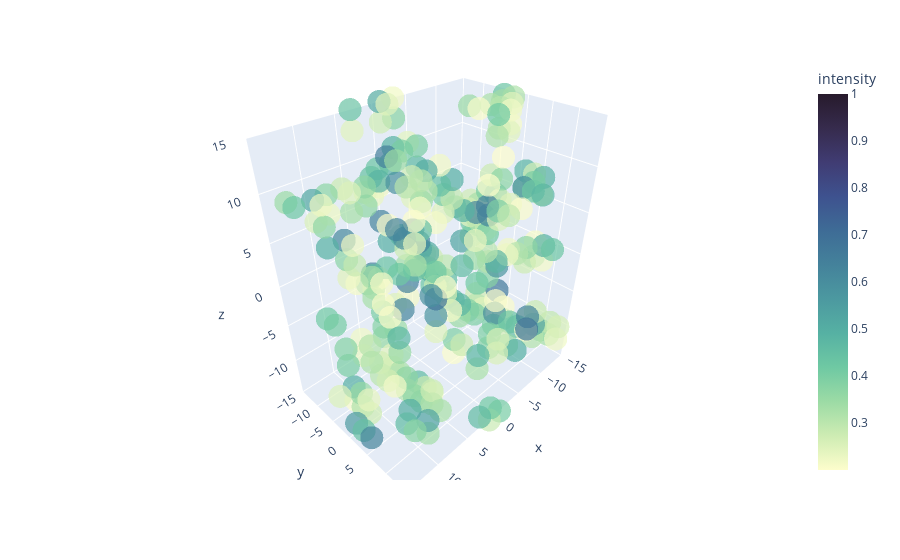

Notebook cell for this chart:
### Code cell
field_dict = make_fields(myprotein_dict[0], channels = [chan], bin_size=1.0,num_bins=30, ligand=True, ligand_dict=myprotein_dict[1])

from cnns4qspr import visualizer
plottable=plot_field_test(field_dict[chan],num_bins=30, show=False)
plottable.show()

### Figure 1 — Plotly figure (JSON) as saved in the notebook; plotly's stock layout.template omitted (floating-point values rounded to 4 significant figures; data arrays with more than 128 entries replaced by an {"elided": "..."} marker saying what was removed)
{"data": [{"hovertemplate": "x=%{x}<br>y=%{y}<br>z=%{z}<br>intensity=%{marker.color}<extra></extra>", "legendgroup": "", "marker": {"color": {"elided": "544 float values"}, "coloraxis": "coloraxis", "opacity": 0.7, "symbol": "circle"}, "mode": "markers", "name": "", "scene": "scene", "showlegend": false, "type": "scatter3d", "x": {"elided": "544 int values"}, "y": {"elided": "544 int values"}, "z": {"elided": "544 int values"}}], "layout": {"coloraxis": {"colorbar": {"title": {"text": "intensity"}}, "colorscale": [[0, "rgb(253, 253, 204)"], [0.09091, "rgb(206, 236, 179)"], [0.1818, "rgb(156, 219, 165)"], [0.2727, "rgb(111, 201, 163)"], [0.3636, "rgb(86, 177, 163)"], [0.4545, "rgb(76, 153, 160)"], [0.5455, "rgb(68, 130, 155)"], [0.6364, "rgb(62, 108, 150)"], [0.7273, "rgb(62, 82, 143)"], [0.8182, "rgb(64, 60, 115)"], [0.9091, "rgb(54, 43, 77)"], [1, "rgb(39, 26, 44)"]]}, "legend": {"tracegroupgap": 0}, "margin": {"t": 60}, "scene": {"domain": {"x": [0, 1], "y": [0, 1]}, "xaxis": {"range": [-15, 15], "title": {"text": "x"}}, "yaxis": {"range": [-15, 15], "title": {"text": "y"}}, "zaxis": {"range": [-15, 15], "title": {"text": "z"}}}, "title": {"text": ""}}}
